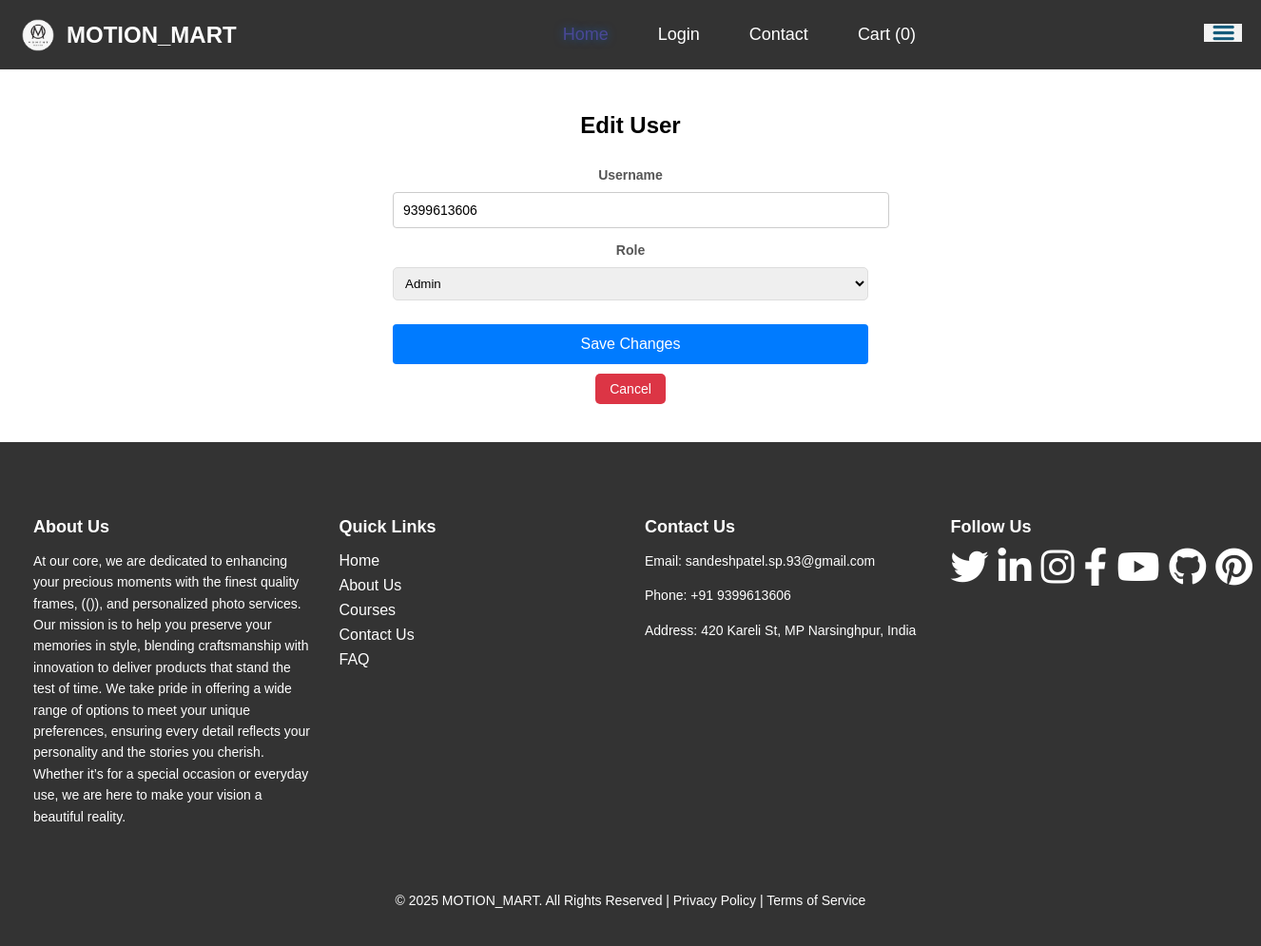
The app's page /edit_user/2, older data.
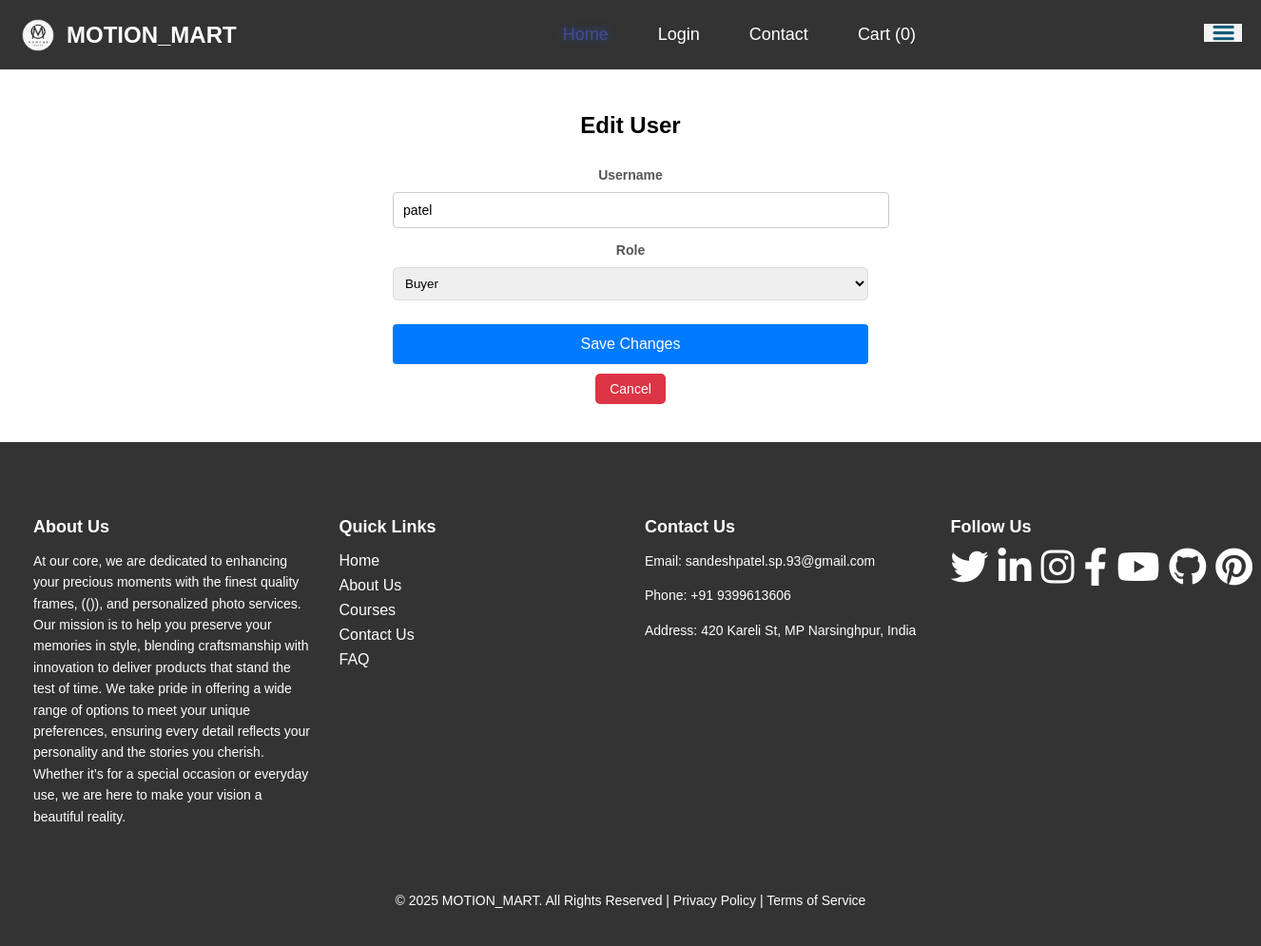
The same page, newer data.
### app.py (models this page shows)
class User(db.Model):
    id = db.Column(db.Integer, primary_key=True)
    username = db.Column(db.String(150), unique=True, nullable=False)
    password = db.Column(db.String(150), nullable=False)
    email = db.Column(db.String(150), nullable=True)
    role = db.Column(db.String(50), nullable=False)
    address = db.relationship('Address', backref='user_address', uselist=False)
    orders = db.relationship('Order', back_populates='buyer')

### app.py (the view)
@app.route('/edit_user/<int:user_id>', methods=['GET', 'POST'])
def edit_user(user_id):
    user = User.query.get(user_id)
    if request.method == 'POST':
        user.username = request.form['username']
        user.role = request.form['role']
        db.session.commit()
        flash("User updated successfully", "success")
        return redirect(url_for('manage_users'))
    return render_template('edit_user.html', user=user)

### templates/edit_user.html (shortened to what this page needs)
<!DOCTYPE html>
<html lang="en">
<head>
    {% include 'header.html' %}
</head>
<body>
    {% include 'navbar.html' %}
    <div class="container">
        <h2>Edit User</h2>
        <form action="{{ url_for('edit_user', user_id=user.id) }}" method="POST">
            <div class="form-group">
                <label for="username">Username</label>
                <input type="text" id="username" name="username" value="{{ user.username }}" required>
            </div>
            <div class="form-group">
                <label for="role">Role</label>
                <select id="role" name="role" required>
                    <option value="admin" {% if user.role == 'admin' %}selected{% endif %}>Admin</option>
                    <option value="buyer" {% if user.role == 'buyer' %}selected{% endif %}>Buyer</option>
                </select>
            </div>
            <div class="form-group">
                <button type="submit" class="btn btn-save">Save Changes</button>
                <a href="{{ url_for('manage_users') }}" class="btn btn-cancel">Cancel</a>
            </div>
        </form>
    </div>
    {% include 'footer.html' %}
</body>
</html>

Row changes from the older to the newer data that the page shows:
changed User: username "9399613606" → "patel"; role "Admin" → "Buyer"
